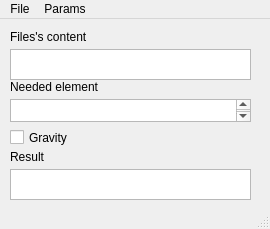
<?xml version="1.0" encoding="UTF-8"?>
<ui version="4.0">
 <class>MainWindow</class>
 <widget class="QMainWindow" name="MainWindow">
  <property name="geometry">
   <rect>
    <x>0</x>
    <y>0</y>
    <width>270</width>
    <height>229</height>
   </rect>
  </property>
  <property name="windowTitle">
   <string>Binary trees</string>
  </property>
  <widget class="QWidget" name="centralWidget">
   <widget class="QLabel" name="label">
    <property name="geometry">
     <rect>
      <x>10</x>
      <y>10</y>
      <width>141</width>
      <height>16</height>
     </rect>
    </property>
    <property name="text">
     <string>Files's content</string>
    </property>
   </widget>
   <widget class="QTextEdit" name="textEdit">
    <property name="geometry">
     <rect>
      <x>10</x>
      <y>30</y>
      <width>241</width>
      <height>31</height>
     </rect>
    </property>
    <property name="readOnly">
     <bool>true</bool>
    </property>
   </widget>
   <widget class="QCheckBox" name="checkBox">
    <property name="geometry">
     <rect>
      <x>10</x>
      <y>110</y>
      <width>211</width>
      <height>17</height>
     </rect>
    </property>
    <property name="text">
     <string>Gravity</string>
    </property>
   </widget>
   <widget class="QTextEdit" name="textEdit_3">
    <property name="geometry">
     <rect>
      <x>10</x>
      <y>150</y>
      <width>241</width>
      <height>31</height>
     </rect>
    </property>
   </widget>
   <widget class="QLabel" name="label_3">
    <property name="geometry">
     <rect>
      <x>10</x>
      <y>130</y>
      <width>141</width>
      <height>16</height>
     </rect>
    </property>
    <property name="text">
     <string>Result</string>
    </property>
   </widget>
   <widget class="QTextEdit" name="textEdit_2">
    <property name="geometry">
     <rect>
      <x>10</x>
      <y>80</y>
      <width>241</width>
      <height>23</height>
     </rect>
    </property>
   </widget>
   <widget class="QLabel" name="label_2">
    <property name="geometry">
     <rect>
      <x>10</x>
      <y>60</y>
      <width>141</width>
      <height>16</height>
     </rect>
    </property>
    <property name="text">
     <string>Needed element</string>
    </property>
   </widget>
  </widget>
  <widget class="QStatusBar" name="statusBar"/>
  <widget class="QMenuBar" name="menuBar">
   <property name="geometry">
    <rect>
     <x>0</x>
     <y>0</y>
     <width>270</width>
     <height>21</height>
    </rect>
   </property>
   <widget class="QMenu" name="menu1">
    <property name="title">
     <string>File</string>
    </property>
    <addaction name="action_5"/>
    <addaction name="action_6"/>
    <addaction name="action_11"/>
    <addaction name="separator"/>
    <addaction name="action_7"/>
    <addaction name="separator"/>
   </widget>
   <widget class="QMenu" name="menu">
    <property name="title">
     <string>Params</string>
    </property>
    <addaction name="action"/>
    <addaction name="action_2"/>
   </widget>
   <addaction name="menu1"/>
   <addaction name="menu"/>
  </widget>
  <action name="action_7">
   <property name="text">
    <string>Exit</string>
   </property>
  </action>
  <action name="action_9">
   <property name="text">
    <string>Считать дерево</string>
   </property>
  </action>
  <action name="action_10">
   <property name="text">
    <string>Открыть второе дерево</string>
   </property>
  </action>
  <action name="action_3">
   <property name="enabled">
    <bool>false</bool>
   </property>
   <property name="text">
    <string>Построить первое дерево</string>
   </property>
  </action>
  <action name="action">
   <property name="text">
    <string>Gravity on</string>
   </property>
  </action>
  <action name="action_2">
   <property name="text">
    <string>Gravity off</string>
   </property>
  </action>
  <action name="action_4">
   <property name="enabled">
    <bool>false</bool>
   </property>
   <property name="text">
    <string>Построить второе дерево</string>
   </property>
  </action>
  <action name="action_11">
   <property name="text">
    <string>Found needed element</string>
   </property>
  </action>
  <action name="action_5">
   <property name="text">
    <string>Open</string>
   </property>
  </action>
  <action name="action_6">
   <property name="text">
    <string>Construct the graph</string>
   </property>
  </action>
 </widget>
 <layoutdefault spacing="6" margin="11"/>
 <resources/>
 <connections/>
</ui>
